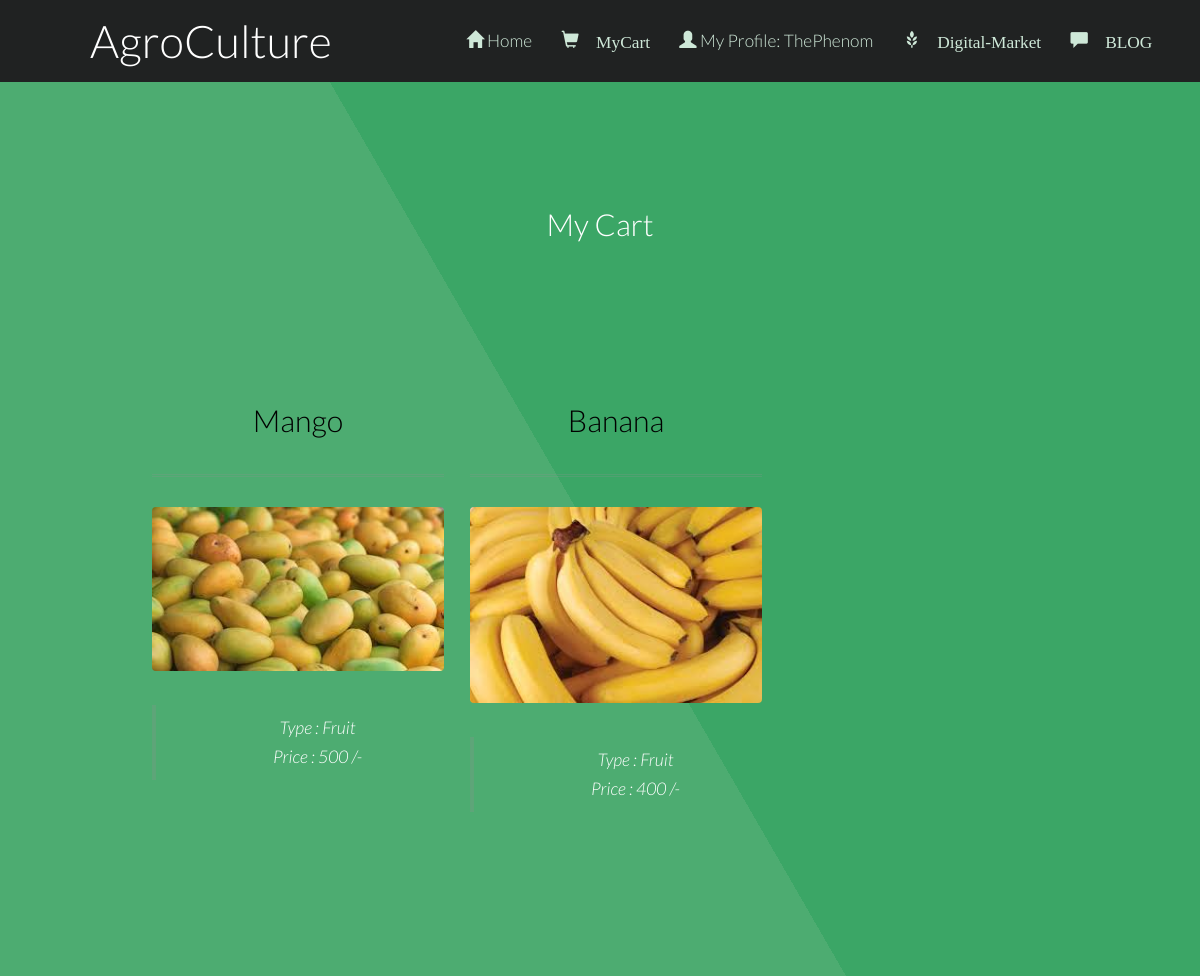
/myCart.php (signed in), run on the app's committed database.
### tables this page shows
CREATE TABLE `mycart` (
  `bid` int(10) NOT NULL,
  `pid` int(10) NOT NULL
);

CREATE TABLE `fproduct` (
  `fid` int(255) NOT NULL,
  `pid` int(255) NOT NULL,
  `product` varchar(255) NOT NULL,
  `pcat` varchar(255) NOT NULL,
  `pinfo` varchar(255) NOT NULL,
  `price` float NOT NULL,
  `pimage` varchar(255) NOT NULL DEFAULT 'blank.png',
  `picStatus` int(10) NOT NULL DEFAULT 0
);

### myCart.php (the view, shortened to what this page needs)
<?php
	require 'db.php';
    $bid = $_SESSION['id'];
?>
<!DOCTYPE html>
<html lang="en">
	<head>
		<link href="bootstrap\css\bootstrap.min.css" rel="stylesheet">
		<link rel="stylesheet" href="login.css"/>
	</head>
	<body class>
		<?php
			require 'menu.php';
		?>
			<section id="main" class="wrapper style1 align-center" >
				<div class="container">
						<h2>My Cart</h2>
				<section id="two" class="wrapper style2 align-center">
				<div class="container">
					<div class="row">
					<?php
                        $sql = "SELECT * FROM mycart WHERE bid = '$bid'";
                        $result = mysqli_query($conn, $sql);
						while($row = $result->fetch_array()):
                            $pid = $row['pid'];
                            $sql = "SELECT * FROM fproduct WHERE pid = '$pid'";
                            $result1 = mysqli_query($conn, $sql);
                            $row1 = $result1->fetch_array();
							$picDestination = "images/productImages/".$row1['pimage'];
						?>
							<div class="col-md-4">
							<section>
							<strong><h2 class="title" style="color:black; "><?php echo $row1['product'].'';?></h2></strong>
							<a href="review.php?pid=<?php echo $row1['pid'] ;?>" > <img class="image fit" src="<?php echo $picDestination;?>" alt=""  /></a>
							<div style="align: left">
							<blockquote><?php echo "Type : ".$row1['pcat'].'';?><br><?php echo "Price : ".$row1['price'].' /-';?><br></blockquote>
						</section>
						</div>
                    <?php endwhile;	?>
					</div>
			</section>
			</section>
	</body>
</html>

### login.css (style rules this page uses)
.container { padding: 16px; }

### css/style.css (style rules this page uses)
body { background: #fff; }
body, input, select, textarea { color: #444; font-family: "Lato", Helvetica, sans-serif; font-size: 15pt; font-weight: 300; line-height: 1.65em; }
a { color: #4dac71; text-decoration: underline; }
strong, b { color: #666; font-weight: 400; }
h1, h2, h3, h4, h5, h6 { color: #666; font-weight: 300; line-height: 1em; margin: 0 0 1em 0; }
h2 { font-size: 1.75em; line-height: 1.5em; }
blockquote { border-left: solid 4px rgba(144, 144, 144, 0.25); font-style: italic; margin: 0 0 2em 0; padding: 0.5em 0 0.5em 2em; }
.align-center { text-align: center; }
.image { border-radius: 4px; border: 0; display: inline-block; position: relative; }
.image.fit { display: block; margin: 0 0 2em 0; width: 100%; }
.wrapper { padding: 6em 0em 4em; }
.wrapper.style1 { background-color: #3ba666; -moz-background-image: linear-gradient(60deg, #4dac71 50%, #3ba666 50%); -webkit-background-image: linear-gradient(60deg, #4dac71 50%, #3ba666 50%); -o-background-image: linear-gradient(60deg, #4dac71 50%, #3ba666 50%); -ms-background-image: linear-gradient(60deg, #4dac71 50%, #3ba666 50%); background-image: linear-gradient(60deg, #4dac71 50%, #3ba666 50%); color: #ffffff; }
.wrapper.style1 h2 { color: #ffffff; }
.wrapper.style2 .title, .wrapper.style2 header { border-bottom: medium double rgba(144, 144, 144, 0.25); padding-bottom: 1em; }

### css/style-xlarge.css (style rules this page uses)
body, input, select, textarea { font-size: 13pt; }

### css/style-large.css (style rules this page uses)
body, input, select, textarea { font-size: 13pt; }

### data on the page
mycart: fproduct.product "Mango", fproduct.pimage (picture), fproduct.pcat "Fruit", fproduct.price "500"
mycart: fproduct.product "Banana", fproduct.pimage (picture), fproduct.pcat "Fruit", fproduct.price "400"

### other printed values
$loginProfile "My Profile: ThePhenom"
